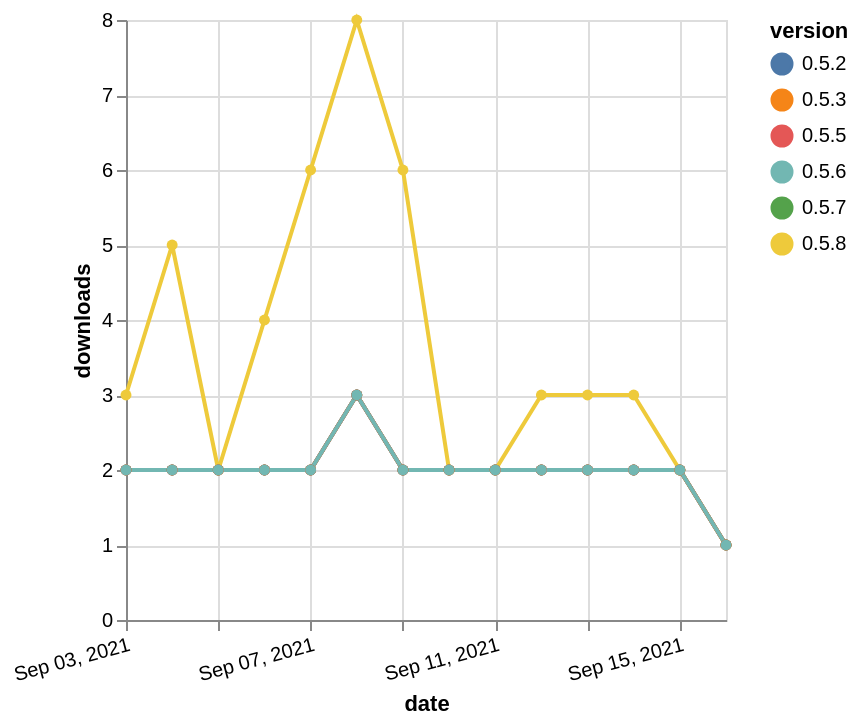

Describe this chart as a Vega-Lite specification.
### Vega-Lite specification from a JSON file in a GitHub repository (floating-point values rounded to 4 significant figures)
{"$schema": "https://vega.github.io/schema/vega-lite/v5.json", "description": "A simple bar chart with embedded data.", "data": {"values": [{"date": "2021-09-03", "total": 2260, "delta": 2, "version": "0.5.2"}, {"date": "2021-09-04", "total": 2262, "delta": 2, "version": "0.5.2"}, {"date": "2021-09-05", "total": 2264, "delta": 2, "version": "0.5.2"}, {"date": "2021-09-06", "total": 2266, "delta": 2, "version": "0.5.2"}, {"date": "2021-09-07", "total": 2268, "delta": 2, "version": "0.5.2"}, {"date": "2021-09-08", "total": 2271, "delta": 3, "version": "0.5.2"}, {"date": "2021-09-09", "total": 2273, "delta": 2, "version": "0.5.2"}, {"date": "2021-09-10", "total": 2275, "delta": 2, "version": "0.5.2"}, {"date": "2021-09-11", "total": 2277, "delta": 2, "version": "0.5.2"}, {"date": "2021-09-12", "total": 2279, "delta": 2, "version": "0.5.2"}, {"date": "2021-09-13", "total": 2281, "delta": 2, "version": "0.5.2"}, {"date": "2021-09-14", "total": 2283, "delta": 2, "version": "0.5.2"}, {"date": "2021-09-15", "total": 2285, "delta": 2, "version": "0.5.2"}, {"date": "2021-09-16", "total": 2286, "delta": 1, "version": "0.5.2"}, {"date": "2021-09-03", "total": 2605, "delta": 3, "version": "0.5.8"}, {"date": "2021-09-04", "total": 2610, "delta": 5, "version": "0.5.8"}, {"date": "2021-09-05", "total": 2612, "delta": 2, "version": "0.5.8"}, {"date": "2021-09-06", "total": 2616, "delta": 4, "version": "0.5.8"}, {"date": "2021-09-07", "total": 2622, "delta": 6, "version": "0.5.8"}, {"date": "2021-09-08", "total": 2630, "delta": 8, "version": "0.5.8"}, {"date": "2021-09-09", "total": 2636, "delta": 6, "version": "0.5.8"}, {"date": "2021-09-10", "total": 2638, "delta": 2, "version": "0.5.8"}, {"date": "2021-09-11", "total": 2640, "delta": 2, "version": "0.5.8"}, {"date": "2021-09-12", "total": 2643, "delta": 3, "version": "0.5.8"}, {"date": "2021-09-13", "total": 2646, "delta": 3, "version": "0.5.8"}, {"date": "2021-09-14", "total": 2649, "delta": 3, "version": "0.5.8"}, {"date": "2021-09-15", "total": 2651, "delta": 2, "version": "0.5.8"}, {"date": "2021-09-16", "total": 2652, "delta": 1, "version": "0.5.8"}, {"date": "2021-09-03", "total": 2508, "delta": 2, "version": "0.5.7"}, {"date": "2021-09-04", "total": 2510, "delta": 2, "version": "0.5.7"}, {"date": "2021-09-05", "total": 2512, "delta": 2, "version": "0.5.7"}, {"date": "2021-09-06", "total": 2514, "delta": 2, "version": "0.5.7"}, {"date": "2021-09-07", "total": 2516, "delta": 2, "version": "0.5.7"}, {"date": "2021-09-08", "total": 2519, "delta": 3, "version": "0.5.7"}, {"date": "2021-09-09", "total": 2521, "delta": 2, "version": "0.5.7"}, {"date": "2021-09-10", "total": 2523, "delta": 2, "version": "0.5.7"}, {"date": "2021-09-11", "total": 2525, "delta": 2, "version": "0.5.7"}, {"date": "2021-09-12", "total": 2527, "delta": 2, "version": "0.5.7"}, {"date": "2021-09-13", "total": 2529, "delta": 2, "version": "0.5.7"}, {"date": "2021-09-14", "total": 2531, "delta": 2, "version": "0.5.7"}, {"date": "2021-09-15", "total": 2533, "delta": 2, "version": "0.5.7"}, {"date": "2021-09-16", "total": 2534, "delta": 1, "version": "0.5.7"}, {"date": "2021-09-03", "total": 2287, "delta": 2, "version": "0.5.3"}, {"date": "2021-09-04", "total": 2289, "delta": 2, "version": "0.5.3"}, {"date": "2021-09-05", "total": 2291, "delta": 2, "version": "0.5.3"}, {"date": "2021-09-06", "total": 2293, "delta": 2, "version": "0.5.3"}, {"date": "2021-09-07", "total": 2295, "delta": 2, "version": "0.5.3"}, {"date": "2021-09-08", "total": 2298, "delta": 3, "version": "0.5.3"}, {"date": "2021-09-09", "total": 2300, "delta": 2, "version": "0.5.3"}, {"date": "2021-09-10", "total": 2302, "delta": 2, "version": "0.5.3"}, {"date": "2021-09-11", "total": 2304, "delta": 2, "version": "0.5.3"}, {"date": "2021-09-12", "total": 2306, "delta": 2, "version": "0.5.3"}, {"date": "2021-09-13", "total": 2308, "delta": 2, "version": "0.5.3"}, {"date": "2021-09-14", "total": 2310, "delta": 2, "version": "0.5.3"}, {"date": "2021-09-15", "total": 2312, "delta": 2, "version": "0.5.3"}, {"date": "2021-09-16", "total": 2313, "delta": 1, "version": "0.5.3"}, {"date": "2021-09-03", "total": 2163, "delta": 2, "version": "0.5.5"}, {"date": "2021-09-04", "total": 2165, "delta": 2, "version": "0.5.5"}, {"date": "2021-09-05", "total": 2167, "delta": 2, "version": "0.5.5"}, {"date": "2021-09-06", "total": 2169, "delta": 2, "version": "0.5.5"}, {"date": "2021-09-07", "total": 2171, "delta": 2, "version": "0.5.5"}, {"date": "2021-09-08", "total": 2174, "delta": 3, "version": "0.5.5"}, {"date": "2021-09-09", "total": 2176, "delta": 2, "version": "0.5.5"}, {"date": "2021-09-10", "total": 2178, "delta": 2, "version": "0.5.5"}, {"date": "2021-09-11", "total": 2180, "delta": 2, "version": "0.5.5"}, {"date": "2021-09-12", "total": 2182, "delta": 2, "version": "0.5.5"}, {"date": "2021-09-13", "total": 2184, "delta": 2, "version": "0.5.5"}, {"date": "2021-09-14", "total": 2186, "delta": 2, "version": "0.5.5"}, {"date": "2021-09-15", "total": 2188, "delta": 2, "version": "0.5.5"}, {"date": "2021-09-16", "total": 2189, "delta": 1, "version": "0.5.5"}, {"date": "2021-09-03", "total": 2145, "delta": 2, "version": "0.5.6"}, {"date": "2021-09-04", "total": 2147, "delta": 2, "version": "0.5.6"}, {"date": "2021-09-05", "total": 2149, "delta": 2, "version": "0.5.6"}, {"date": "2021-09-06", "total": 2151, "delta": 2, "version": "0.5.6"}, {"date": "2021-09-07", "total": 2153, "delta": 2, "version": "0.5.6"}, {"date": "2021-09-08", "total": 2156, "delta": 3, "version": "0.5.6"}, {"date": "2021-09-09", "total": 2158, "delta": 2, "version": "0.5.6"}, {"date": "2021-09-10", "total": 2160, "delta": 2, "version": "0.5.6"}, {"date": "2021-09-11", "total": 2162, "delta": 2, "version": "0.5.6"}, {"date": "2021-09-12", "total": 2164, "delta": 2, "version": "0.5.6"}, {"date": "2021-09-13", "total": 2166, "delta": 2, "version": "0.5.6"}, {"date": "2021-09-14", "total": 2168, "delta": 2, "version": "0.5.6"}, {"date": "2021-09-15", "total": 2170, "delta": 2, "version": "0.5.6"}, {"date": "2021-09-16", "total": 2171, "delta": 1, "version": "0.5.6"}]}, "width": "container", "mark": {"type": "line", "point": {"filled": true}}, "encoding": {"x": {"field": "date", "type": "temporal", "timeUnit": "yearmonthdate", "title": "date", "axis": {"labelAngle": -15}}, "y": {"field": "delta", "type": "quantitative", "title": "downloads"}, "color": {"field": "version", "type": "nominal"}, "tooltip": {"field": "delta"}}}
